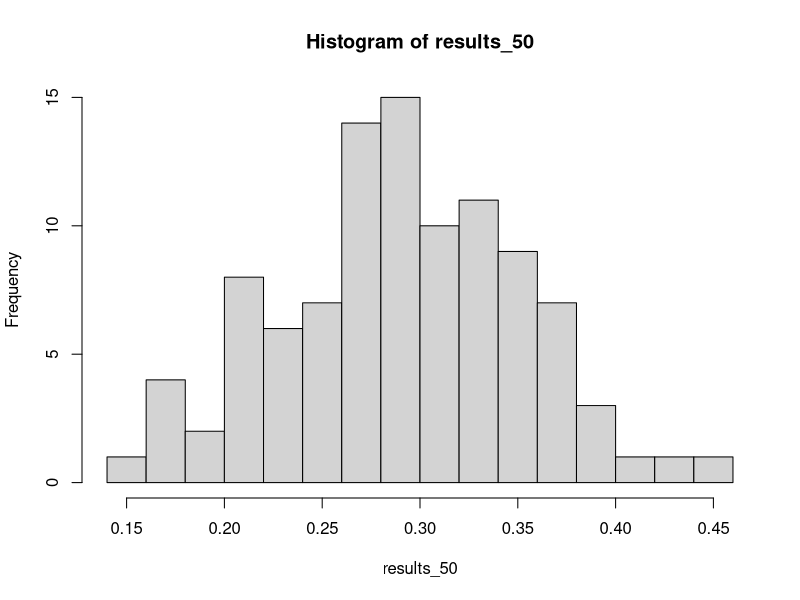
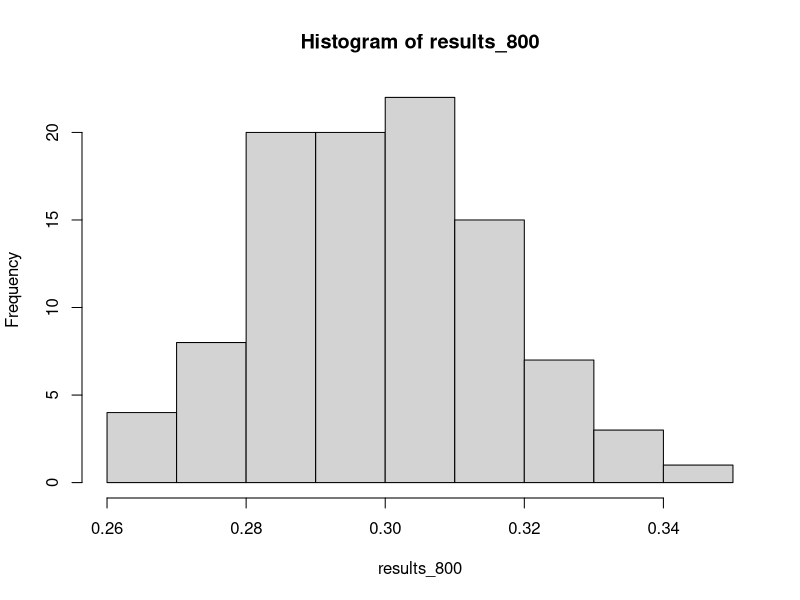
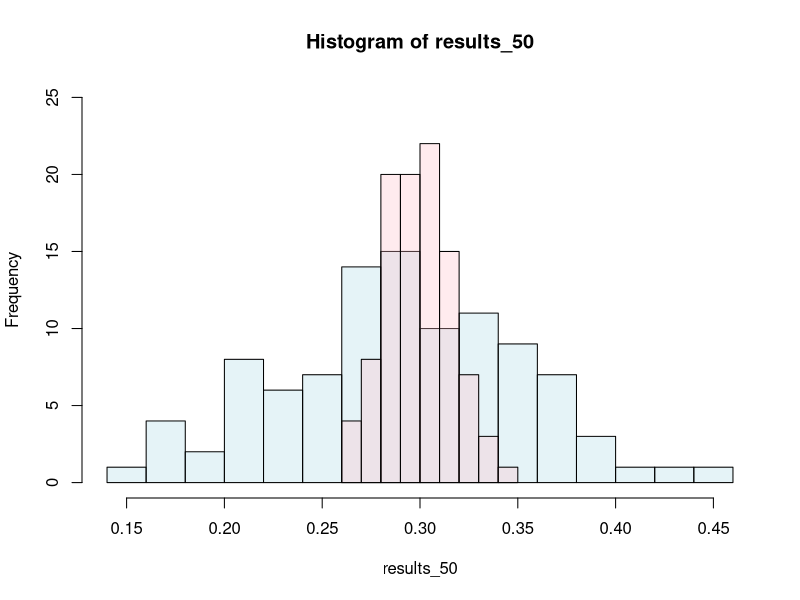

Here is the R script that generated these plots, in order:

########################################################################.
##################### STATISTICAL ANALYSIS - BINOMIAL RANDOM SAMPLE ####.
###################################################################.

# 0 PREPARE INSTALL CALL PACKAGES -----------------------------------------

rm(list=ls()) # Delete all objects
ls() # List variables in memory

st <- Sys.time()

# Load-multiple-packages-at-once
required_packages <- c("dplyr", "ggplot2", "lubridate", "data.table", "tidyverse")
lapply(required_packages, library, character.only = TRUE)

 
# 1 GENERATE ONE SAMPLE N = 50 BINOMIAL RANDOM --------------------------------

# Paths # Location of Source files

# Generate from n=50 with a chance to get 1 equal to 0.3 and get 0 equal to 0.7
set.seed(12345)
binomrandsample <- rbinom(n = 50,1,prob = 0.3)  
# table
table(binomrandsample)/sum(table(binomrandsample))

mean(binomrandsample)

# 2 GENERATE 100 SAMPLES N = 50 BINOMIAL RANDOM ---------------------------

# Paths # Location of Source files

# Generate from n=50 with a chance to get 1 equal to 0.3 and get 0 equal to 0.7

results_50 <- NULL
for(i in seq.int(1:100)){
  results_50[i] <- mean(rbinom(n = 50,1,prob = 0.3))
}
results_50

hist_50 <- hist(results_50, breaks=20)
hist_50

# Standard Deviations for Binomial Random = 0.0654

sqrt(0.3*(1-0.3)/(50-1))

# 3 GENERATE 100 SAMPLES N = 800 BINOMIAL RANDOM ----------------------------

# Paths # Location of Source files

# Generate from n=50 with a chance to get 1 equal to 0.3 and get 0 equal to 0.7

results_800 <- NULL
for(i in seq.int(1:100)){
  results_800[i] <- mean(rbinom(n = 800,1,prob = 0.3))
}
results_800

hist_800 <- hist(results_800)
hist_800

# Standard Deviations for Binomial Random = 0.01621199

sqrt(0.3*(1-0.3)/(800-1))

# 4 PLOT BOTH HISTOGRAMS ------------.

results_50; results_800

range(c(hist_50$breaks, hist_800$breaks)) # Get range for x-axis

max(c(hist_50$count, hist_800$count)) # Get range for y-axis

min(c(results_50, results_800)) - 0.001 # Set the minimum for the breakpoints
# e <- max(c(results_50, results_800)) # Set the maximum for the breakpoints

c1 <- rgb(173,216,230,max = 255, alpha = 80, names = "lt.blue")
c2 <- rgb(255,192,203, max = 255, alpha = 80, names = "lt.pink")

#plot(hist_50, col = c1, xlim = c(0, 0.6), ylim = c(0,25))
plot(hist_50, col = c1, 
     xlim = range(c(hist_50$breaks, hist_800$breaks)), 
     ylim = c(0,25))
plot(hist_800, add = TRUE, col = c2)


# END -----------



